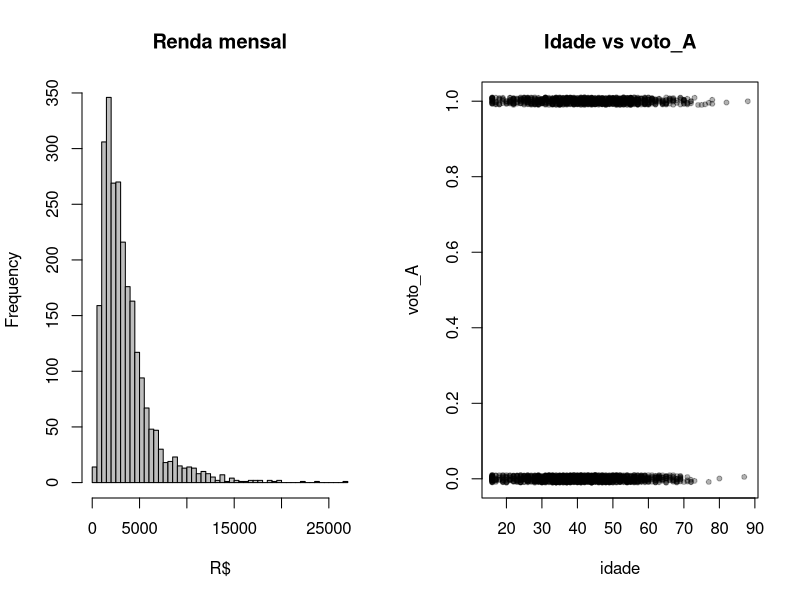
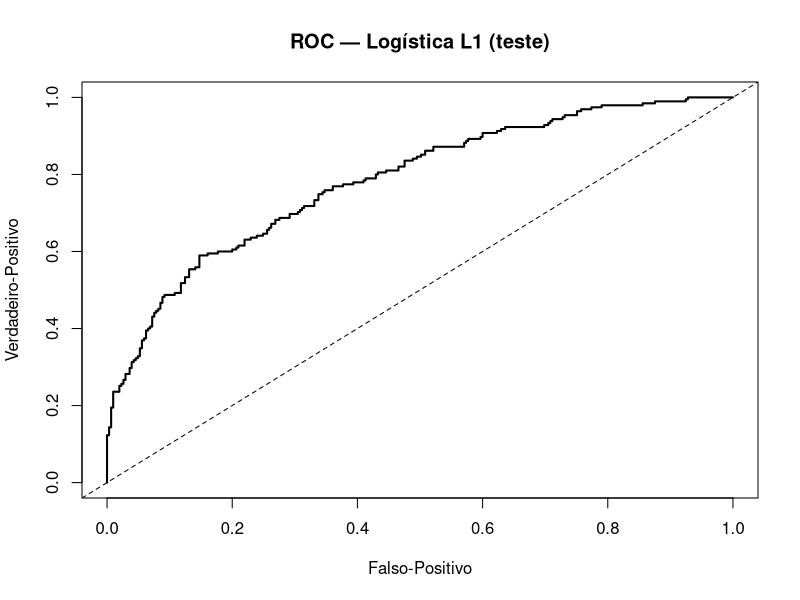
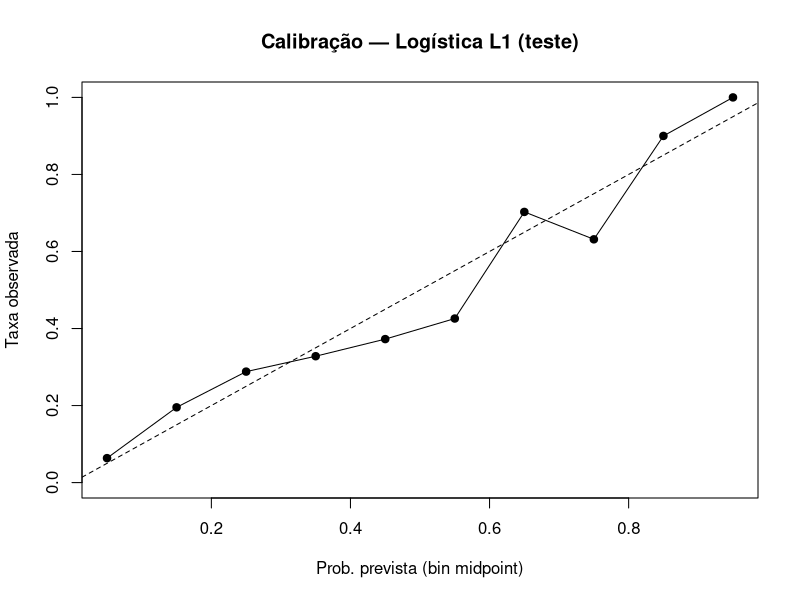
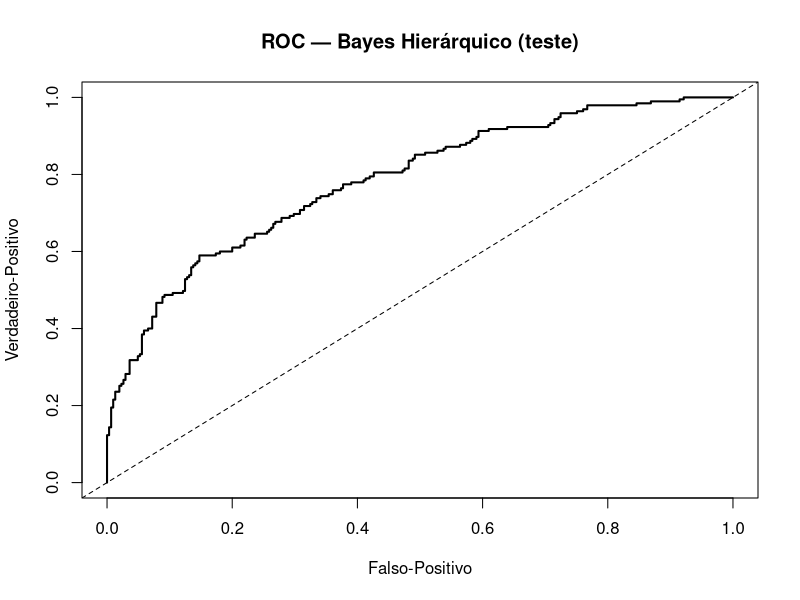

The R script that drew these images, in order:
# ========================================================================
# Análise Eleitoral Avançada (Frequentista L1 + Bayesiano MH)
# Autor: Luiz Tiago Wilcke (LT)
# ========================================================================

set.seed(123)

# ============================
# 1) Dados sintéticos
# ============================
n <- 2500
municipios <- paste0("Mun", 1:40)
regioes    <- c("Centro","Zona Norte","Zona Sul","Zona Leste","Zona Oeste")

dados <- data.frame(
  municipio          = sample(municipios, n, TRUE),
  regiao             = sample(regioes,    n, TRUE),
  idade              = pmax(16, round(rnorm(n, 42, 13))),
  genero             = sample(c("Feminino","Masculino","Outro"), n, TRUE, prob = c(0.5,0.49,0.01)),
  renda_mensal       = exp(rnorm(n, log(2800), 0.7)),
  escolaridade       = sample(c("Fundamental","Médio","Superior"), n, TRUE, prob = c(0.33,0.44,0.23)),
  interesse_politica = pmin(pmax(round(rnorm(n, 5.5, 2),1),0),10),
  satisf_governo     = pmin(pmax(round(rnorm(n, 5.0, 2),1),0),10),
  religiosidade      = pmin(pmax(round(rnorm(n, 5.5, 2.5),1),0),10),
  uso_redes          = pmin(pmax(round(rnorm(n, 4.5, 2),1),0),10)
)

# Processo gerador "verdadeiro"
eta <- -1.9 +
  0.40*log(dados$renda_mensal/1000) +
  0.18*(dados$idade/10) +
  0.45*(dados$interesse_politica - 5) +
  0.50*(dados$satisf_governo - 5) -
  0.25*(dados$uso_redes - 4) +
  ifelse(dados$escolaridade=="Superior", 0.35, ifelse(dados$escolaridade=="Médio", 0.12, 0)) +
  ifelse(dados$genero=="Feminino", 0.10, 0) +
  ifelse(dados$regiao=="Centro", 0.25, 0)

efeito_mun <- rnorm(length(municipios), 0, 0.35); names(efeito_mun) <- municipios
eta <- eta + efeito_mun[dados$municipio]

prob_A <- 1/(1+exp(-eta))
dados$voto_A <- rbinom(n, 1, prob_A)
dados$peso   <- runif(n, 0.7, 1.3)

# Garante que variáveis categóricas são factors
dados$regiao       <- factor(dados$regiao, levels = regioes)
dados$genero       <- factor(dados$genero, levels = c("Feminino","Masculino","Outro"))
dados$escolaridade <- factor(dados$escolaridade, levels = c("Fundamental","Médio","Superior"))

# ============================
# 2) EDA rápida
# ============================
par(mfrow=c(1,2))
hist(dados$renda_mensal, breaks=40, main="Renda mensal", xlab="R$", col="gray")
plot(dados$idade, jitter(dados$voto_A,.05), pch=20, col=rgb(0,0,0,.3),
     main="Idade vs voto_A", ylab="voto_A", xlab="idade")
par(mfrow=c(1,1))

# ============================
# 3) Split e pré-processamento
# ============================
set.seed(42)
idx <- sample.int(n, floor(.8*n))
treino <- dados[idx,]
teste  <- dados[-idx,]

# Mantém os MESMOS níveis no teste
fix_levels <- function(test_df, ref_df, cols){
  for(cl in cols){
    if(is.factor(ref_df[[cl]])){
      test_df[[cl]] <- factor(test_df[[cl]], levels = levels(ref_df[[cl]]))
    }
  }
  test_df
}
teste <- fix_levels(teste, treino, c("regiao","genero","escolaridade"))

# Fórmulas separadas (EVITA o erro no model.matrix):
form_y <- voto_A ~ idade + log(renda_mensal) + escolaridade + genero +
  interesse_politica + satisf_governo + religiosidade +
  uso_redes + regiao
form_x <- ~ idade + log(renda_mensal) + escolaridade + genero +
  interesse_politica + satisf_governo + religiosidade +
  uso_redes + regiao

# Design matrices (agora sem exigir 'voto_A' no model.matrix)
mm_treino <- model.matrix(form_x, data = treino)
mm_teste  <- model.matrix(form_x, data = teste)
y_treino  <- treino$voto_A
y_teste   <- teste$voto_A

# Padronização (exceto intercepto)
scale_train <- function(X){
  m <- apply(X[,-1,drop=FALSE], 2, mean)
  s <- apply(X[,-1,drop=FALSE], 2, sd)
  s[s<1e-8] <- 1e-8
  Xs <- X
  Xs[,-1] <- sweep(sweep(X[,-1,drop=FALSE],2,m,"-"),2,s,"/")
  list(X=xs <- Xs, mean=m, sd=s)
}
sc  <- scale_train(mm_treino)
Xtr <- sc$X
Xte <- mm_teste
Xte[,-1] <- sweep(sweep(Xte[,-1,drop=FALSE],2,sc$mean,"-"),2,sc$sd,"/")

# ============================
# 4) Logística L1 (LASSO) do zero + K-fold CV
# ============================
sigm <- function(z) 1/(1+exp(-z))

loglik <- function(beta, X, y, w=NULL){
  if(is.null(w)) w <- rep(1, length(y))
  eta <- as.vector(X %*% beta)
  p <- sigm(eta)
  sum(w*(y*log(p+1e-12) + (1-y)*log(1-p+1e-12)))
}

lasso_logit_cd <- function(X, y, lambda, maxit=300, tol=1e-6, w=NULL){
  if(is.null(w)) w <- rep(1, length(y))
  p <- ncol(X)
  beta <- rep(0, p)
  for(it in 1:maxit){
    beta_old <- beta
    eta <- as.vector(X %*% beta)
    pvec <- sigm(eta)
    z <- eta + (y - pvec)/(pvec*(1-pvec) + 1e-8)
    W <- (pvec*(1-pvec))*w
    # Intercepto sem penalização
    xj <- X[,1]; rj <- z - (as.vector(X %*% beta) - xj*beta[1])
    beta[1] <- sum(W*xj*rj)/sum(W*xj*xj + 1e-12)
    # Demais coeficientes com soft-threshold
    for(j in 2:p){
      xj <- X[,j]
      rj <- z - (as.vector(X %*% beta) - xj*beta[j])
      aj <- sum(W*xj*xj) + 1e-12
      cj <- sum(W*xj*rj)
      beta[j] <- sign(cj/aj) * pmax(0, abs(cj/aj) - lambda/aj)
    }
    if(max(abs(beta - beta_old)) < tol) break
  }
  list(beta=beta, it=it)
}

AUC <- function(p, y){
  r <- rank(p, ties.method="average"); pos <- y==1
  n1 <- sum(pos); n0 <- sum(!pos)
  if(n1==0 || n0==0) return(NA_real_)
  (sum(r[pos]) - n1*(n1+1)/2)/(n1*n0)
}

roc_curve <- function(p,y){
  th <- sort(unique(c(0, p, 1)))
  out <- matrix(NA, nrow=length(th), ncol=3,
                dimnames=list(NULL, c("th","tpr","fpr")))
  for(i in seq_along(th)){
    t <- th[i]; yhat <- as.integer(p>=t)
    TP <- sum(yhat==1 & y==1); FP <- sum(yhat==1 & y==0)
    FN <- sum(yhat==0 & y==1); TN <- sum(yhat==0 & y==0)
    out[i,] <- c(t,
                 ifelse((TP+FN)==0, 0, TP/(TP+FN)),
                 ifelse((FP+TN)==0, 0, FP/(FP+TN)))
  }
  as.data.frame(out)
}

calibracao <- function(p,y,bins=10){
  br <- seq(0,1,length.out=bins+1)
  mids <- (head(br,-1)+tail(br,-1))/2
  obs  <- rep(NA,bins); nbin <- integer(bins)
  for(i in 1:bins){
    idx <- which(p>=br[i] & p<br[i+1])
    nbin[i] <- length(idx)
    obs[i]  <- if(nbin[i]==0) NA else mean(y[idx])
  }
  data.frame(midpoint=mids, observed_rate=obs, n=nbin)
}

kfold_cv_lasso <- function(X, y, lambdas, K=5, w=NULL, seed=123){
  if(is.null(w)) w <- rep(1, length(y))
  set.seed(seed)
  n <- length(y)
  fold_id <- sample(rep(1:K, length.out=n))
  aucs <- matrix(NA, nrow=length(lambdas), ncol=K)
  for(ki in 1:K){
    tr <- which(fold_id!=ki); va <- which(fold_id==ki)
    Xtr <- X[tr,,drop=FALSE]; ytr <- y[tr]; wtr <- w[tr]
    Xva <- X[va,,drop=FALSE]; yva <- y[va]
    for(li in seq_along(lambdas)){
      fit <- lasso_logit_cd(Xtr, ytr, lambda=lambdas[li], w=wtr)
      pv  <- sigm(as.vector(Xva %*% fit$beta))
      aucs[li, ki] <- {
        r <- rank(pv, ties.method="average")
        pos <- yva==1; n1 <- sum(pos); n0 <- sum(!pos)
        if(n1==0 || n0==0) NA else (sum(r[pos]) - n1*(n1+1)/2)/(n1*n0)
      }
    }
  }
  perf <- rowMeans(aucs, na.rm=TRUE)
  list(lambda_opt=lambdas[which.max(perf)], perf=perf, aucs=aucs)
}

lambdas <- exp(seq(log(0.001), log(1.5), length.out=40))
cvres   <- kfold_cv_lasso(Xtr, y_treino, lambdas, K=5, w=treino$peso)
lambda_star <- cvres$lambda_opt

fit_l1 <- lasso_logit_cd(Xtr, y_treino, lambda=lambda_star, w=treino$peso)
beta_l1 <- fit_l1$beta

pred_tr <- sigm(as.vector(Xtr %*% beta_l1))
pred_te <- sigm(as.vector(Xte %*% beta_l1))
auc_tr  <- AUC(pred_tr, y_treino)
auc_te  <- AUC(pred_te, y_teste)
acc_te  <- mean((pred_te>0.5)==y_teste)

cat("\n[Frequentista L1] AUC_treino =", round(auc_tr,3),
    "| AUC_teste =", round(auc_te,3),
    "| ACC_teste =", round(acc_te,3), "\n")

# Gráficos ROC / Calibração
roc_te <- roc_curve(pred_te, y_teste)
plot(roc_te$fpr, roc_te$tpr, type="l", lwd=2,
     xlab="Falso-Positivo", ylab="Verdadeiro-Positivo",
     main="ROC — Logística L1 (teste)"); abline(0,1,lty=2)

cal_te <- calibracao(pred_te, y_teste, bins=10)
plot(cal_te$midpoint, cal_te$observed_rate, pch=19,
     xlab="Prob. prevista (bin midpoint)", ylab="Taxa observada",
     main="Calibração — Logística L1 (teste)", ylim=c(0,1))
lines(cal_te$midpoint, cal_te$observed_rate); abline(0,1,lty=2)

# Importância (magnitude de coeficientes)
ord <- order(abs(beta_l1[-1]), decreasing=TRUE)
imp <- data.frame(var=colnames(Xtr)[-1][ord], coef=beta_l1[-1][ord])
print(head(imp, 15))

# ============================
# 5) Bayes Hierárquico (MH) — u ~ N(0, sigma_u^2)
# ============================
Xb_tr <- Xtr; Xb_te <- Xte
reg_tr <- as.integer(treino$regiao)
reg_te <- as.integer(teste$regiao)
J <- length(regioes)

logpost <- function(beta, u, logsigma, X, y, reg_idx, s2_beta=25, m0=log(0.5), s2_0=1){
  eta <- as.vector(X %*% beta) + u[reg_idx]
  p <- 1/(1+exp(-eta))
  ll <- sum(y*log(p+1e-12) + (1-y)*log(1-p+1e-12))
  lp_beta <- sum(dnorm(beta, 0, sqrt(s2_beta), log=TRUE))
  sigma <- exp(logsigma)
  lp_u <- sum(dnorm(u, 0, sigma, log=TRUE))
  lp_sig <- dnorm(logsigma, m0, sqrt(s2_0), log=TRUE) + logsigma
  ll + lp_beta + lp_u + lp_sig
}

mh_sampler <- function(X, y, reg_idx, iter=5000, burn=2500,
                       s2_beta=25, m0=log(0.5), s2_0=1,
                       step_beta=0.05, step_u=0.07, step_lsig=0.05, adapt=TRUE, seed=123){
  set.seed(seed)
  p <- ncol(X); J <- max(reg_idx)
  beta <- rep(0, p); u <- rep(0, J); logsigma <- log(0.5)
  keep <- list(beta=matrix(NA, nrow=iter-burn, ncol=p),
               u=matrix(NA, nrow=iter-burn, ncol=J),
               logsigma=numeric(iter-burn))
  acc_b <- acc_u <- acc_s <- 0
  lp <- logpost(beta,u,logsigma,X,y,reg_idx,s2_beta,m0,s2_0)
  
  for(t in 1:iter){
    # beta
    beta_prop <- beta + rnorm(p, 0, step_beta)
    lp_prop <- logpost(beta_prop,u,logsigma,X,y,reg_idx,s2_beta,m0,s2_0)
    if(log(runif(1)) < (lp_prop - lp)){ beta<-beta_prop; lp<-lp_prop; acc_b<-acc_b+1 }
    
    # u_j
    for(j in 1:J){
      u_prop <- u; u_prop[j] <- u[j] + rnorm(1,0,step_u)
      lp_prop <- logpost(beta,u_prop,logsigma,X,y,reg_idx,s2_beta,m0,s2_0)
      if(log(runif(1)) < (lp_prop - lp)){ u<-u_prop; lp<-lp_prop; acc_u<-acc_u+1 }
    }
    
    # logsigma
    ls_prop <- logsigma + rnorm(1,0,step_lsig)
    lp_prop <- logpost(beta,u,ls_prop,X,y,reg_idx,s2_beta,m0,s2_0)
    if(log(runif(1)) < (lp_prop - lp)){ logsigma<-ls_prop; lp<-lp_prop; acc_s<-acc_s+1 }
    
    # adaptação simples
    if(adapt && t%%200==0 && t<=burn){
      ar_b <- acc_b/(200*1); ar_u <- acc_u/(200*J); ar_s <- acc_s/(200*1)
      step_beta <- step_beta * ifelse(ar_b>0.3, 1.2, 0.8)
      step_u    <- step_u    * ifelse(ar_u>0.3, 1.2, 0.8)
      step_lsig <- step_lsig * ifelse(ar_s>0.3, 1.2, 0.8)
      acc_b<-acc_u<-acc_s<-0
    }
    
    if(t>burn){
      keep$beta[t-burn,]    <- beta
      keep$u[t-burn,]       <- u
      keep$logsigma[t-burn] <- logsigma
    }
    if(t%%500==0) cat("Iter",t,"| steps:", round(step_beta,3), round(step_u,3), round(step_lsig,3), "\n")
  }
  keep
}

cat("\n[Bayes MH] Amostrando...\n")
draws <- mh_sampler(Xb_tr, y_treino, reg_tr,
                    iter=5000, burn=2500,
                    step_beta=0.05, step_u=0.07, step_lsig=0.05, adapt=TRUE)

beta_post <- draws$beta
u_post    <- draws$u
ls_post   <- draws$logsigma

post_sigma_u <- mean(exp(ls_post))
cat("[Bayes MH] sigma_u (média posterior) ~", round(post_sigma_u,3), "\n")

pred_bayes_mean <- function(Xte, reg_te, beta_post, u_post, ndraw=1000){
  ndraw <- min(ndraw, nrow(beta_post))
  ss <- sample(1:nrow(beta_post), ndraw)
  P <- numeric(nrow(Xte))
  for(k in ss){
    eta <- as.vector(Xte %*% beta_post[k,]) + u_post[k, reg_te]
    P <- P + 1/(1+exp(-eta))
  }
  P/ndraw
}

p_bayes_te <- pred_bayes_mean(Xb_te, reg_te, beta_post, u_post, ndraw=1200)
auc_bayes  <- AUC(p_bayes_te, y_teste)
cat("[Bayes MH] AUC_teste =", round(auc_bayes,3), "\n")

# ROC Bayes
roc_b <- roc_curve(p_bayes_te, y_teste)
plot(roc_b$fpr, roc_b$tpr, type="l", lwd=2,
     xlab="Falso-Positivo", ylab="Verdadeiro-Positivo",
     main="ROC — Bayes Hierárquico (teste)"); abline(0,1,lty=2)

# IC empíricos dos u_j
ci <- t(apply(u_post, 2, quantile, probs=c(.025,.5,.975)))
colnames(ci) <- c("Q2.5","Med","Q97.5"); rownames(ci) <- regioes
print(round(ci,3))

# ============================
# 6) Efeitos marginais (diferenças finitas) e cenários
# ============================
ef_marginal <- function(Xrow, reg_idx, beta_post, u_post, var_idx, h=0.2, ndraw=800){
  ndraw <- min(ndraw, nrow(beta_post))
  ss <- sample(1:nrow(beta_post), ndraw)
  f <- function(xrow){
    mean( 1/(1+exp(-(as.vector(xrow %*% t(beta_post[ss,])) + u_post[ss, reg_idx]))) )
  }
  x0 <- Xrow; x1 <- Xrow; x1[var_idx] <- x1[var_idx] + h
  (f(x1) - f(x0))/h
}

x_mean <- colMeans(Xb_tr)
vars_cont <- c("idade", "log(renda_mensal)", "interesse_politica",
               "satisf_governo", "religiosidade", "uso_redes")
idx_vars  <- match(vars_cont, colnames(Xb_tr))
reg_idx_centro <- which(regioes=="Centro")

ems <- sapply(idx_vars, function(j) ef_marginal(x_mean, reg_idx_centro, beta_post, u_post, j, h=0.2))
names(ems) <- vars_cont
cat("\nEfeitos marginais (~ponto médio, região Centro):\n")
print(round(ems,4))

cenarios <- data.frame(
  idade = c(25,45,65),
  renda_mensal = c(1500, 5000, 12000),
  escolaridade = c("Médio","Superior","Superior"),
  genero = c("Feminino","Masculino","Masculino"),
  interesse_politica = c(4,7,8),
  satisf_governo = c(3,6,8),
  religiosidade = c(5,6,7),
  uso_redes = c(6,4,2),
  regiao = c("Zona Norte","Centro","Zona Sul")
)
# ajusta níveis para casar com treino
cenarios$regiao       <- factor(cenarios$regiao,       levels=levels(treino$regiao))
cenarios$genero       <- factor(cenarios$genero,       levels=levels(treino$genero))
cenarios$escolaridade <- factor(cenarios$escolaridade, levels=levels(treino$escolaridade))

mm_cen <- model.matrix(form_x, data=cenarios)
mm_cen[,-1] <- sweep(sweep(mm_cen[,-1,drop=FALSE],2,sc$mean,"-"),2,sc$sd,"/")
reg_cen <- as.integer(cenarios$regiao)

# prob médias + IC por amostras
set.seed(7)
S <- min(1500, nrow(beta_post))
ss <- sample(1:nrow(beta_post), S)
pp <- sapply(1:nrow(mm_cen), function(i){
  eta <- mm_cen[rep(i,S),] %*% t(beta_post[ss,]) + u_post[ss, reg_cen[i]]
  as.numeric(1/(1+exp(-eta)))
})
IC <- t(apply(pp, 2, quantile, probs=c(.025,.5,.975)))
colnames(IC) <- c("IC2.5","Mediana","IC97.5")
out_cen <- cbind(cenarios[,c("regiao","idade","renda_mensal","escolaridade","genero")], round(IC,3))
print(out_cen, row.names=FALSE)

# ============================
# 7) Resumo
# ============================
cat("\n=== Resumo interpretativo ===\n")
cat("* Logística L1 — AUC teste:", round(auc_te,3),
    " | calibração visual próxima da diagonal.\n")
cat("* Bayes MH — AUC teste:", round(auc_bayes,3),
    " | sigma_u posterior média:", round(post_sigma_u,3), "\n")
cat("* Sinais consistentes: +log(renda), +interesse, +satisfação; -uso intenso de redes.\n")
cat("* Interceptos aleatórios por região com shrinkage (ICs listados).\n")
cat("* Efeitos marginais por diferenças finitas no ponto médio (região Centro).\n")


